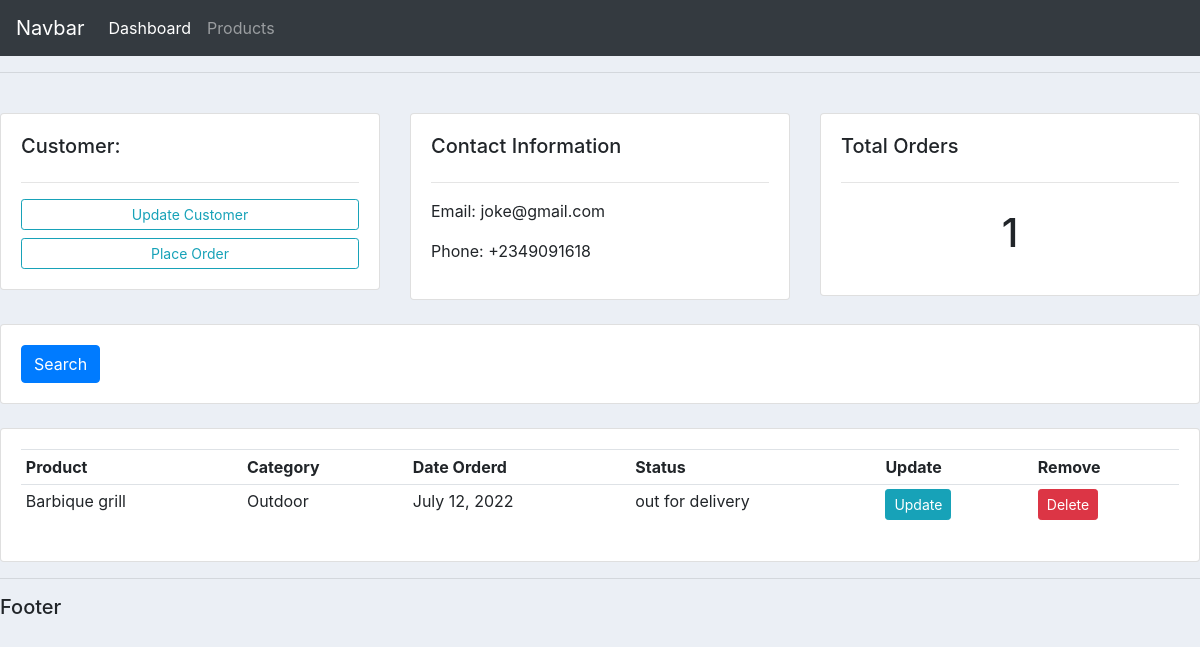
Page /customers/2/ on the committed database.
### customers_app/models.py (models this page shows, shortened)
class Customer(models.Model):
    name = models.CharField(max_length=200, null=True)
    phone = models.CharField(max_length=11, null=True)
    email = models.EmailField(null=True)
    date_created = models.DateTimeField(auto_now_add=True)

class Order(models.Model):
    STATUS = (
        ('pending', 'pending'),
        ('out for delivery', 'out for delivery'),
        ('Delivered', 'Delivered'),
    )
    customer = models.ForeignKey(Customer, null=True, on_delete=models.SET_NULL)
    product =  models.ForeignKey(Product, null=True, on_delete=models.SET_NULL)
    date_created = models.DateField(auto_now_add=True)
    status= models.CharField(max_length=200, null=True, choices=STATUS)

class Product(models.Model):
    CATEGORY = (
        ('Indoor', 'Indoor'),
        ('Outdoor', 'Outdoor')
    )
    name = models.CharField(max_length=200, null=True)
    price = models.FloatField(null=True)
    category = models.CharField(max_length=200, null=True, choices=CATEGORY)
    description = models.CharField(max_length=200, null=True, blank=True)
    date_created = models.DateTimeField(auto_now_add=True)
    tag = models.ManyToManyField(Tag)
    def __str__(self):
        return self.name

### customers_app/views.py (the view)
# urls.py: path('customers/<str:pk_test>/', views.customers, name='customers'),
def customers(request, pk_test):
    customer = Customer.objects.get(id=pk_test)
    orders = customer.order_set.all()
    orders_count = orders.count()
    context = {'customer':customer, 'orders':orders, 'orders_count':orders_count}
    return render(request, 'customers_app/customers.html', context)

### templates/customers_app/customers.html
{%  extends 'customers_app/base.html' %}
{% block content %}
	<br>
<div class="row">
	<div class="col-md">
		<div class="card card-body">
			<h5>Customer:</h5>
			<hr>
			<a class="btn btn-outline-info  btn-sm btn-block" href="">Update Customer</a>
			<a class="btn btn-outline-info  btn-sm btn-block" href="{%url 'create_order' customer.id%}">Place Order</a>
		</div>
	</div>
	<div class="col-md">
		<div class="card card-body">
			<h5>Contact Information</h5>
			<hr>
			<p>Email: {{customer.email}} </p>
			<p>Phone: {{customer.phone}} </p>
		</div>
	</div>
	<div class="col-md">
		<div class="card card-body">
			<h5>Total Orders</h5>
			<hr>
			<h1 style="text-align: center;padding: 10px">{{orders_count}}</h1>
		</div>
	</div>
</div>
<br>
<div class="row">
	<div class="col">
		<div class="card card-body">
			<form method="get">
		    <button class="btn btn-primary" type="submit">Search</button>
		  </form>
		</div>
	</div>
</div>
<br>
<div class="row">
	<div class="col-md">
		<div class="card card-body">
			<table class="table table-sm">
				<tr>
					<th>Product</th>
					<th>Category</th>
					<th>Date Orderd</th>
					<th>Status</th>
					<th>Update</th>
					<th>Remove</th>
				</tr>
				{%for order in orders%}
				<tr>
					<td>{{order.product}}</td>
					<td>{{order.product.category}}</td>
					<td>{{order.date_created}}</td>
					<td>{{order.status}}</td>
                    <td ><a class="btn btn-sm btn-info" href="{%url 'update_order' order.id%}">Update</a></td>
                    <td ><a class="btn btn-sm btn-danger" href="{%url 'delete_order' order.id%}">Delete</a></td>
				</tr>
				{%endfor%}
			</table>
		</div>
	</div>
</div>
{% endblock %}

### static/css/style.css (style rules this page uses)
body { background-color: #ebeff5; }
body { overflow-x: hidden; }

### rows in the picture
Customer: email "joke@gmail.com", phone "+2349091618"
Order: product "Barbique grill", product.category "Outdoor", date_created "July 12, 2022", status "out for delivery"

### other values in the picture
{{ orders_count }} "1"
